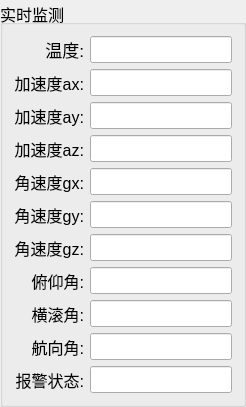
           <widget class="QGroupBox" name="data_monitor">
            <property name="font">
             <font>
              <pointsize>12</pointsize>
              <weight>50</weight>
              <bold>false</bold>
             </font>
            </property>
            <property name="title">
             <string>实时监测</string>
            </property>
            <property name="alignment">
             <set>Qt::AlignLeading|Qt::AlignLeft|Qt::AlignVCenter</set>
            </property>
            <layout class="QGridLayout" name="gridLayout">
             <item row="0" column="0">
              <widget class="QLabel" name="label_temp">
               <property name="font">
                <font>
                 <pointsize>13</pointsize>
                 <weight>50</weight>
                 <bold>false</bold>
                </font>
               </property>
               <property name="text">
                <string>温度:</string>
               </property>
               <property name="alignment">
                <set>Qt::AlignRight|Qt::AlignTrailing|Qt::AlignVCenter</set>
               </property>
              </widget>
             </item>
             <item row="0" column="1">
              <widget class="QLineEdit" name="temp"/>
             </item>
             <item row="1" column="0">
              <widget class="QLabel" name="label_ax">
               <property name="text">
                <string>加速度ax:</string>
               </property>
               <property name="alignment">
                <set>Qt::AlignRight|Qt::AlignTrailing|Qt::AlignVCenter</set>
               </property>
              </widget>
             </item>
             <item row="1" column="1">
              <widget class="QLineEdit" name="ax"/>
             </item>
             <item row="2" column="0">
              <widget class="QLabel" name="label_ay">
               <property name="text">
                <string>加速度ay:</string>
               </property>
               <property name="alignment">
                <set>Qt::AlignRight|Qt::AlignTrailing|Qt::AlignVCenter</set>
               </property>
              </widget>
             </item>
             <item row="2" column="1">
              <widget class="QLineEdit" name="ay"/>
             </item>
             <item row="3" column="0">
              <widget class="QLabel" name="label_az">
               <property name="text">
                <string>加速度az:</string>
               </property>
               <property name="alignment">
                <set>Qt::AlignRight|Qt::AlignTrailing|Qt::AlignVCenter</set>
               </property>
              </widget>
             </item>
             <item row="3" column="1">
              <widget class="QLineEdit" name="az"/>
             </item>
             <item row="4" column="0">
              <widget class="QLabel" name="label_gx">
               <property name="text">
                <string>角速度gx:</string>
               </property>
               <property name="alignment">
                <set>Qt::AlignRight|Qt::AlignTrailing|Qt::AlignVCenter</set>
               </property>
              </widget>
             </item>
             <item row="4" column="1">
              <widget class="QLineEdit" name="gx"/>
             </item>
             <item row="5" column="0">
              <widget class="QLabel" name="label_gy">
               <property name="text">
                <string>角速度gy:</string>
               </property>
               <property name="alignment">
                <set>Qt::AlignRight|Qt::AlignTrailing|Qt::AlignVCenter</set>
               </property>
              </widget>
             </item>
             <item row="5" column="1">
              <widget class="QLineEdit" name="gy"/>
             </item>
             <item row="6" column="0">
              <widget class="QLabel" name="label_gz">
               <property name="text">
                <string>角速度gz:</string>
               </property>
               <property name="alignment">
                <set>Qt::AlignRight|Qt::AlignTrailing|Qt::AlignVCenter</set>
               </property>
              </widget>
             </item>
             <item row="6" column="1">
              <widget class="QLineEdit" name="gz"/>
             </item>
             <item row="7" column="0">
              <widget class="QLabel" name="label_pitch">
               <property name="text">
                <string>俯仰角:</string>
               </property>
               <property name="alignment">
                <set>Qt::AlignRight|Qt::AlignTrailing|Qt::AlignVCenter</set>
               </property>
              </widget>
             </item>
             <item row="7" column="1">
              <widget class="QLineEdit" name="pitch"/>
             </item>
             <item row="8" column="0">
              <widget class="QLabel" name="label_roll">
               <property name="text">
                <string>横滚角:</string>
               </property>
               <property name="alignment">
                <set>Qt::AlignRight|Qt::AlignTrailing|Qt::AlignVCenter</set>
               </property>
              </widget>
             </item>
             <item row="8" column="1">
              <widget class="QLineEdit" name="roll"/>
             </item>
             <item row="9" column="0">
              <widget class="QLabel" name="label_yaw">
               <property name="text">
                <string>航向角:</string>
               </property>
               <property name="alignment">
                <set>Qt::AlignRight|Qt::AlignTrailing|Qt::AlignVCenter</set>
               </property>
              </widget>
             </item>
             <item row="9" column="1">
              <widget class="QLineEdit" name="yaw"/>
             </item>
             <item row="10" column="0">
              <widget class="QLabel" name="label_warning">
               <property name="text">
                <string>报警状态:</string>
               </property>
               <property name="alignment">
                <set>Qt::AlignRight|Qt::AlignTrailing|Qt::AlignVCenter</set>
               </property>
              </widget>
             </item>
             <item row="10" column="1">
              <widget class="QLineEdit" name="warning"/>
             </item>
            </layout>
           </widget>
